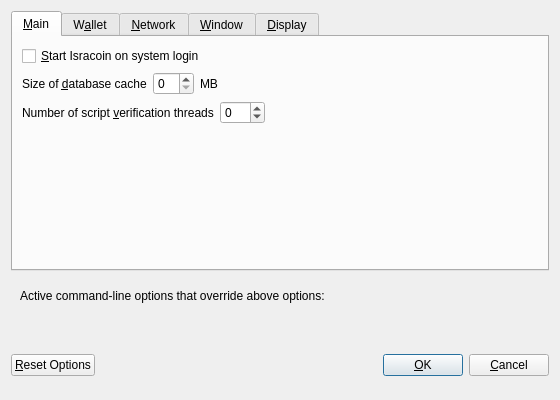
<?xml version="1.0" encoding="UTF-8"?>
<ui version="4.0">
 <class>OptionsDialog</class>
 <widget class="QDialog" name="OptionsDialog">
  <property name="geometry">
   <rect>
    <x>0</x>
    <y>0</y>
    <width>560</width>
    <height>400</height>
   </rect>
  </property>
  <property name="windowTitle">
   <string>Options</string>
  </property>
  <property name="modal">
   <bool>true</bool>
  </property>
  <layout class="QVBoxLayout" name="verticalLayout">
   <item>
    <widget class="QTabWidget" name="tabWidget">
     <property name="currentIndex">
      <number>0</number>
     </property>
     <widget class="QWidget" name="tabMain">
      <attribute name="title">
       <string>&amp;Main</string>
      </attribute>
      <layout class="QVBoxLayout" name="verticalLayout_Main">
       <item>
        <widget class="QCheckBox" name="bitcoinAtStartup">
         <property name="toolTip">
          <string>Automatically start Isracoin after logging in to the system.</string>
         </property>
         <property name="text">
          <string>&amp;Start Isracoin on system login</string>
         </property>
        </widget>
       </item>
       <item>
        <layout class="QHBoxLayout" name="horizontalLayout_2_Main">
         <item>
          <widget class="QLabel" name="databaseCacheLabel">
           <property name="text">
            <string>Size of &amp;database cache</string>
           </property>
           <property name="textFormat">
            <enum>Qt::PlainText</enum>
           </property>
           <property name="buddy">
            <cstring>databaseCache</cstring>
           </property>
          </widget>
         </item>
         <item>
          <widget class="QSpinBox" name="databaseCache"/>
         </item>
         <item>
          <widget class="QLabel" name="databaseCacheUnitLabel">
           <property name="text">
            <string>MB</string>
           </property>
           <property name="textFormat">
            <enum>Qt::PlainText</enum>
           </property>
          </widget>
         </item>
         <item>
          <spacer name="horizontalSpacer_2_Main">
           <property name="orientation">
            <enum>Qt::Horizontal</enum>
           </property>
           <property name="sizeHint" stdset="0">
            <size>
             <width>40</width>
             <height>20</height>
            </size>
           </property>
          </spacer>
         </item>
        </layout>
       </item>
       <item>
        <layout class="QHBoxLayout" name="horizontalLayout_3_Main">
         <item>
          <widget class="QLabel" name="threadsScriptVerifLabel">
           <property name="text">
            <string>Number of script &amp;verification threads</string>
           </property>
           <property name="textFormat">
            <enum>Qt::PlainText</enum>
           </property>
           <property name="buddy">
            <cstring>threadsScriptVerif</cstring>
           </property>
          </widget>
         </item>
         <item>
          <widget class="QSpinBox" name="threadsScriptVerif">
           <property name="toolTip">
            <string>Set the number of script verification threads (up to 16, 0 = auto, &lt;0 = leave that many cores free, default: 0)</string>
           </property>
           <property name="minimum">
            <number>-16</number>
           </property>
           <property name="maximum">
            <number>16</number>
           </property>
          </widget>
         </item>
         <item>
          <spacer name="horizontalSpacer_3_Main">
           <property name="orientation">
            <enum>Qt::Horizontal</enum>
           </property>
           <property name="sizeHint" stdset="0">
            <size>
             <width>40</width>
             <height>20</height>
            </size>
           </property>
          </spacer>
         </item>
        </layout>
       </item>
       <item>
        <spacer name="verticalSpacer_Main">
         <property name="orientation">
          <enum>Qt::Vertical</enum>
         </property>
         <property name="sizeHint" stdset="0">
          <size>
           <width>20</width>
           <height>40</height>
          </size>
         </property>
        </spacer>
       </item>
      </layout>
     </widget>
     <widget class="QWidget" name="tabWallet">
      <attribute name="title">
       <string>W&amp;allet</string>
      </attribute>
      <layout class="QVBoxLayout" name="verticalLayout_Wallet">
       <item>
        <widget class="QLabel" name="transactionFeeInfoLabel">
         <property name="text">
          <string>Optional transaction fee per kB that helps make sure your transactions are processed quickly. Most transactions are 1 kB.</string>
         </property>
         <property name="textFormat">
          <enum>Qt::PlainText</enum>
         </property>
         <property name="wordWrap">
          <bool>true</bool>
         </property>
        </widget>
       </item>
       <item>
        <layout class="QHBoxLayout" name="horizontalLayout_1_Wallet">
         <item>
          <widget class="QLabel" name="transactionFeeLabel">
           <property name="text">
            <string>Pay transaction &amp;fee</string>
           </property>
           <property name="textFormat">
            <enum>Qt::PlainText</enum>
           </property>
           <property name="buddy">
            <cstring>transactionFee</cstring>
           </property>
          </widget>
         </item>
         <item>
          <widget class="BitcoinAmountField" name="transactionFee"/>
         </item>
         <item>
          <spacer name="horizontalSpacer_1_Wallet">
           <property name="orientation">
            <enum>Qt::Horizontal</enum>
           </property>
           <property name="sizeHint" stdset="0">
            <size>
             <width>40</width>
             <height>20</height>
            </size>
           </property>
          </spacer>
         </item>
        </layout>
       </item>
       <item>
        <widget class="QLabel" name="spendZeroConfChangeInfoLabel">
         <property name="text">
          <string>If you disable the spending of unconfirmed change, the change from a transaction cannot be used until that transaction has at least one confirmation. This also affects how your balance is computed.</string>
         </property>
         <property name="textFormat">
          <enum>Qt::PlainText</enum>
         </property>
         <property name="wordWrap">
          <bool>true</bool>
         </property>
        </widget>
       </item>
       <item>
        <widget class="QCheckBox" name="spendZeroConfChange">
         <property name="text">
          <string>&amp;Spend unconfirmed change (experts only)</string>
         </property>
        </widget>
       </item>
       <item>
        <spacer name="verticalSpacer_Wallet">
         <property name="orientation">
          <enum>Qt::Vertical</enum>
         </property>
         <property name="sizeHint" stdset="0">
          <size>
           <width>20</width>
           <height>40</height>
          </size>
         </property>
        </spacer>
       </item>
      </layout>
     </widget>
     <widget class="QWidget" name="tabNetwork">
      <attribute name="title">
       <string>&amp;Network</string>
      </attribute>
      <layout class="QVBoxLayout" name="verticalLayout_Network">
       <item>
        <widget class="QCheckBox" name="mapPortUpnp">
         <property name="toolTip">
          <string>Automatically open the Isracoin client port on the router. This only works when your router supports UPnP and it is enabled.</string>
         </property>
         <property name="text">
          <string>Map port using &amp;UPnP</string>
         </property>
        </widget>
       </item>
       <item>
        <widget class="QCheckBox" name="connectSocks">
         <property name="toolTip">
          <string>Connect to the Isracoin network through a SOCKS proxy.</string>
         </property>
         <property name="text">
          <string>&amp;Connect through SOCKS proxy (default proxy):</string>
         </property>
        </widget>
       </item>
       <item>
        <layout class="QHBoxLayout" name="horizontalLayout_1_Network">
         <item>
          <widget class="QLabel" name="proxyIpLabel">
           <property name="text">
            <string>Proxy &amp;IP:</string>
           </property>
           <property name="textFormat">
            <enum>Qt::PlainText</enum>
           </property>
           <property name="buddy">
            <cstring>proxyIp</cstring>
           </property>
          </widget>
         </item>
         <item>
          <widget class="QValidatedLineEdit" name="proxyIp">
           <property name="minimumSize">
            <size>
             <width>140</width>
             <height>0</height>
            </size>
           </property>
           <property name="maximumSize">
            <size>
             <width>140</width>
             <height>16777215</height>
            </size>
           </property>
           <property name="toolTip">
            <string>IP address of the proxy (e.g. IPv4: 127.0.0.1 / IPv6: ::1)</string>
           </property>
          </widget>
         </item>
         <item>
          <widget class="QLabel" name="proxyPortLabel">
           <property name="text">
            <string>&amp;Port:</string>
           </property>
           <property name="textFormat">
            <enum>Qt::PlainText</enum>
           </property>
           <property name="buddy">
            <cstring>proxyPort</cstring>
           </property>
          </widget>
         </item>
         <item>
          <widget class="QLineEdit" name="proxyPort">
           <property name="minimumSize">
            <size>
             <width>55</width>
             <height>0</height>
            </size>
           </property>
           <property name="maximumSize">
            <size>
             <width>55</width>
             <height>16777215</height>
            </size>
           </property>
           <property name="toolTip">
            <string>Port of the proxy (e.g. 9050)</string>
           </property>
          </widget>
         </item>
         <item>
          <widget class="QLabel" name="socksVersionLabel">
           <property name="text">
            <string>SOCKS &amp;Version:</string>
           </property>
           <property name="textFormat">
            <enum>Qt::PlainText</enum>
           </property>
           <property name="buddy">
            <cstring>socksVersion</cstring>
           </property>
          </widget>
         </item>
         <item>
          <widget class="QValueComboBox" name="socksVersion">
           <property name="toolTip">
            <string>SOCKS version of the proxy (e.g. 5)</string>
           </property>
          </widget>
         </item>
         <item>
          <spacer name="horizontalSpacer_1_Network">
           <property name="orientation">
            <enum>Qt::Horizontal</enum>
           </property>
           <property name="sizeHint" stdset="0">
            <size>
             <width>40</width>
             <height>20</height>
            </size>
           </property>
          </spacer>
         </item>
        </layout>
       </item>
       <item>
        <spacer name="verticalSpacer_Network">
         <property name="orientation">
          <enum>Qt::Vertical</enum>
         </property>
         <property name="sizeHint" stdset="0">
          <size>
           <width>20</width>
           <height>40</height>
          </size>
         </property>
        </spacer>
       </item>
      </layout>
     </widget>
     <widget class="QWidget" name="tabWindow">
      <attribute name="title">
       <string>&amp;Window</string>
      </attribute>
      <layout class="QVBoxLayout" name="verticalLayout_Window">
       <item>
        <widget class="QCheckBox" name="minimizeToTray">
         <property name="toolTip">
          <string>Show only a tray icon after minimizing the window.</string>
         </property>
         <property name="text">
          <string>&amp;Minimize to the tray instead of the taskbar</string>
         </property>
        </widget>
       </item>
       <item>
        <widget class="QCheckBox" name="minimizeOnClose">
         <property name="toolTip">
          <string>Minimize instead of exit the application when the window is closed. When this option is enabled, the application will be closed only after selecting Quit in the menu.</string>
         </property>
         <property name="text">
          <string>M&amp;inimize on close</string>
         </property>
        </widget>
       </item>
       <item>
        <spacer name="verticalSpacer_Window">
         <property name="orientation">
          <enum>Qt::Vertical</enum>
         </property>
         <property name="sizeHint" stdset="0">
          <size>
           <width>20</width>
           <height>40</height>
          </size>
         </property>
        </spacer>
       </item>
      </layout>
     </widget>
     <widget class="QWidget" name="tabDisplay">
      <attribute name="title">
       <string>&amp;Display</string>
      </attribute>
      <layout class="QVBoxLayout" name="verticalLayout_Display">
       <item>
        <layout class="QHBoxLayout" name="horizontalLayout_1_Display">
         <item>
          <widget class="QLabel" name="langLabel">
           <property name="text">
            <string>User Interface &amp;language:</string>
           </property>
           <property name="textFormat">
            <enum>Qt::PlainText</enum>
           </property>
           <property name="buddy">
            <cstring>lang</cstring>
           </property>
          </widget>
         </item>
         <item>
          <widget class="QValueComboBox" name="lang">
           <property name="toolTip">
            <string>The user interface language can be set here. This setting will take effect after restarting Isracoin.</string>
           </property>
          </widget>
         </item>
        </layout>
       </item>
       <item>
        <layout class="QHBoxLayout" name="horizontalLayout_2_Display">
         <item>
          <widget class="QLabel" name="unitLabel">
           <property name="text">
            <string>&amp;Unit to show amounts in:</string>
           </property>
           <property name="textFormat">
            <enum>Qt::PlainText</enum>
           </property>
           <property name="buddy">
            <cstring>unit</cstring>
           </property>
          </widget>
         </item>
         <item>
          <widget class="QValueComboBox" name="unit">
           <property name="toolTip">
            <string>Choose the default subdivision unit to show in the interface and when sending coins.</string>
           </property>
          </widget>
         </item>
        </layout>
       </item>
       <item>
        <widget class="QCheckBox" name="displayAddresses">
         <property name="toolTip">
          <string>Whether to show Isracoin addresses in the transaction list or not.</string>
         </property>
         <property name="text">
          <string>&amp;Display addresses in transaction list</string>
         </property>
        </widget>
       </item>
       <item>
        <widget class="QCheckBox" name="coinControlFeatures">
         <property name="toolTip">
          <string>Whether to show coin control features or not.</string>
         </property>
         <property name="text">
          <string>Display coin &amp;control features (experts only)</string>
         </property>
        </widget>
       </item>
       <item>
        <spacer name="verticalSpacer_Display">
         <property name="orientation">
          <enum>Qt::Vertical</enum>
         </property>
         <property name="sizeHint" stdset="0">
          <size>
           <width>20</width>
           <height>40</height>
          </size>
         </property>
        </spacer>
       </item>
      </layout>
     </widget>
    </widget>
   </item>
   <item>
    <widget class="QFrame" name="frame">
     <layout class="QVBoxLayout" name="verticalLayout_Bottom">
      <item>
       <layout class="QHBoxLayout" name="horizontalLayout_Bottom">
        <item>
         <widget class="QLabel" name="overriddenByCommandLineInfoLabel">
          <property name="text">
           <string>Active command-line options that override above options:</string>
          </property>
          <property name="textFormat">
           <enum>Qt::PlainText</enum>
          </property>
         </widget>
        </item>
        <item>
         <spacer name="horizontalSpacer_Bottom">
          <property name="orientation">
           <enum>Qt::Horizontal</enum>
          </property>
          <property name="sizeHint" stdset="0">
           <size>
            <width>40</width>
            <height>20</height>
           </size>
          </property>
         </spacer>
        </item>
       </layout>
      </item>
      <item>
       <widget class="QLabel" name="overriddenByCommandLineLabel">
        <property name="text">
         <string/>
        </property>
        <property name="textFormat">
         <enum>Qt::PlainText</enum>
        </property>
        <property name="wordWrap">
         <bool>true</bool>
        </property>
       </widget>
      </item>
     </layout>
    </widget>
   </item>
   <item>
    <layout class="QHBoxLayout" name="horizontalLayout_Buttons">
     <item>
      <widget class="QPushButton" name="resetButton">
       <property name="toolTip">
        <string>Reset all client options to default.</string>
       </property>
       <property name="text">
        <string>&amp;Reset Options</string>
       </property>
       <property name="autoDefault">
        <bool>false</bool>
       </property>
      </widget>
     </item>
     <item>
      <spacer name="horizontalSpacer_1">
       <property name="orientation">
        <enum>Qt::Horizontal</enum>
       </property>
       <property name="sizeHint" stdset="0">
        <size>
         <width>40</width>
         <height>48</height>
        </size>
       </property>
      </spacer>
     </item>
     <item>
      <widget class="QLabel" name="statusLabel">
       <property name="minimumSize">
        <size>
         <width>200</width>
         <height>0</height>
        </size>
       </property>
       <property name="font">
        <font>
         <weight>75</weight>
         <bold>true</bold>
        </font>
       </property>
       <property name="text">
        <string/>
       </property>
       <property name="textFormat">
        <enum>Qt::PlainText</enum>
       </property>
       <property name="wordWrap">
        <bool>true</bool>
       </property>
      </widget>
     </item>
     <item>
      <spacer name="horizontalSpacer_2">
       <property name="orientation">
        <enum>Qt::Horizontal</enum>
       </property>
       <property name="sizeHint" stdset="0">
        <size>
         <width>40</width>
         <height>48</height>
        </size>
       </property>
      </spacer>
     </item>
     <item>
      <widget class="QPushButton" name="okButton">
       <property name="text">
        <string>&amp;OK</string>
       </property>
      </widget>
     </item>
     <item>
      <widget class="QPushButton" name="cancelButton">
       <property name="text">
        <string>&amp;Cancel</string>
       </property>
       <property name="autoDefault">
        <bool>false</bool>
       </property>
      </widget>
     </item>
    </layout>
   </item>
  </layout>
 </widget>
 <customwidgets>
  <customwidget>
   <class>BitcoinAmountField</class>
   <extends>QLineEdit</extends>
   <header>bitcoinamountfield.h</header>
   <container>1</container>
  </customwidget>
  <customwidget>
   <class>QValidatedLineEdit</class>
   <extends>QLineEdit</extends>
   <header>qvalidatedlineedit.h</header>
  </customwidget>
  <customwidget>
   <class>QValueComboBox</class>
   <extends>QComboBox</extends>
   <header>qvaluecombobox.h</header>
  </customwidget>
 </customwidgets>
 <resources/>
 <connections/>
</ui>
